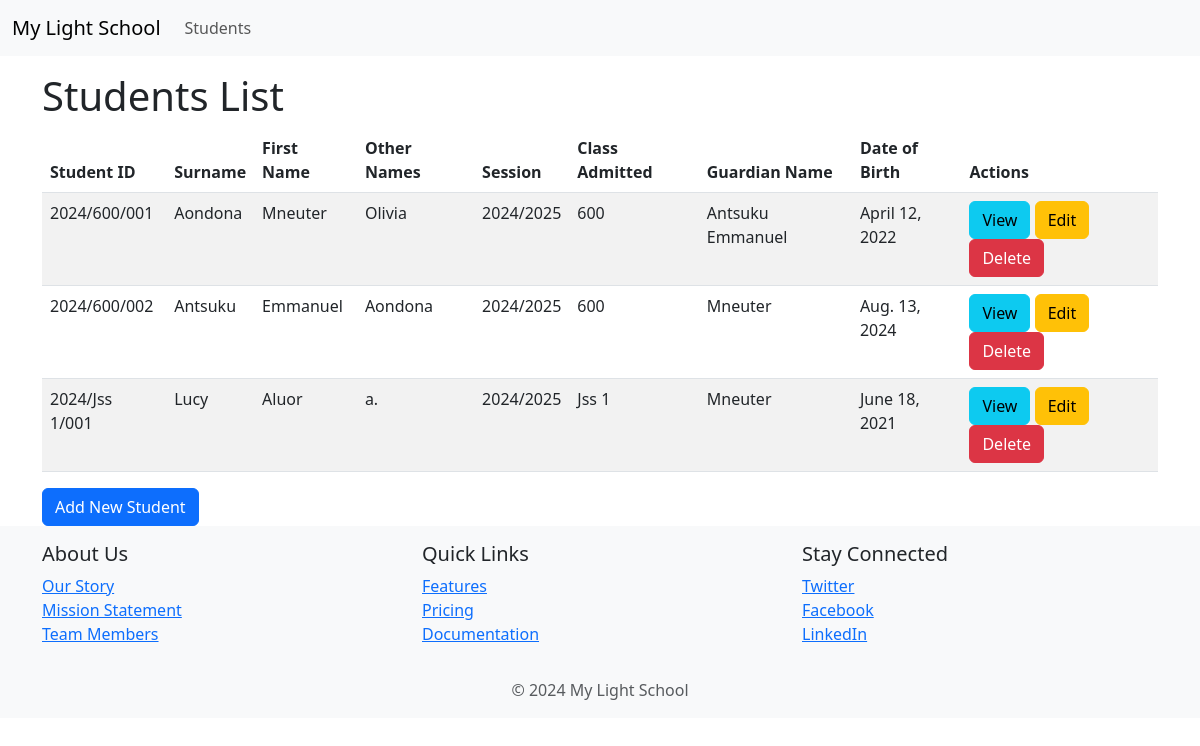
The page /students/ on the database its author committed.
### students/models.py (models this page shows, shortened)
class Student(models.Model):
    SESSION_CHOICES = [
        ('2024/2025', '2024/2025'),
        ('2025/2026', '2025/2026'),
    ]
    student_id = models.CharField(max_length=20, unique=True, blank=True)
    surname = models.CharField(max_length=50)
    other_names = models.CharField(max_length=50, blank=True)
    first_name = models.CharField(max_length=50)
    session = models.CharField(max_length=20, choices=SESSION_CHOICES)
    class_admitted = models.CharField(max_length=20)
    profile_picture = models.ImageField(upload_to='profile_pics/', default='default.jpg')
    guardian_name = models.CharField(max_length=100)
    date_of_birth = models.DateField()
    created_at = models.DateField(auto_now_add=True)

### students/views.py (the view)
# urls.py: path('', views.students_list, name='students_list'),
def students_list(request):
    students = Student.objects.all()
    return render(request, 'students/students_list.html', {'students': students})

### students/templates/students/students_list.html (shortened to what this page needs)
{% extends 'base.html' %}
{% block content %}
<h1>Students List</h1>
<table class="table table-striped">
  <thead>
    <tr>
      <th>Student ID</th>
      <th>Surname</th>
      <th>First Name</th>
      <th>Other Names</th>
      <th>Session</th>
      <th>Class Admitted</th>
      <th>Guardian Name</th>
      <th>Date of Birth</th>
      <th>Actions</th>
    </tr>
  </thead>
  <tbody>
    {% for student in students %}
    <tr>
      <td>{{ student.student_id }}</td>
      <td>{{ student.surname }}</td>
      <td>{{ student.first_name }}</td>
      <td>{{ student.other_names }}</td>
      <td>{{ student.session }}</td>
      <td>{{ student.class_admitted }}</td>
      <td>{{ student.guardian_name }}</td>
      <td>{{ student.date_of_birth }}</td>
      <td>
        <a href="{% url 'students:students_detail' student.pk %}" class="btn btn-info">View</a>
        <a href="{% url 'students:students_update' student.pk %}" class="btn btn-warning">Edit</a>
        <a href="{% url 'students:students_delete' student.pk %}" class="btn btn-danger">Delete</a>
      </td>
    </tr>
    {% empty %}
    <tr>
      <td colspan="9">No students found.</td>
    </tr>
    {% endfor %}
  </tbody>
</table>
<a href="{% url 'students:add_student' %}" class="btn btn-primary">Add New Student</a>
{% endblock %}

### rows shown on the page
Student: student_id "2024/600/001", surname "Aondona", first_name "Mneuter", other_names "Olivia", session "2024/2025", class_admitted "600", guardian_name "Antsuku Emmanuel", date_of_birth "April 12, 2022"
Student: student_id "2024/600/002", surname "Antsuku", first_name "Emmanuel", other_names "Aondona", session "2024/2025", class_admitted "600", guardian_name "Mneuter", date_of_birth "Aug. 13, 2024"
Student: student_id "2024/Jss 1/001", surname "Lucy", first_name "Aluor", other_names "a.", session "2024/2025", class_admitted "Jss 1", guardian_name "Mneuter", date_of_birth "June 18, 2021"
